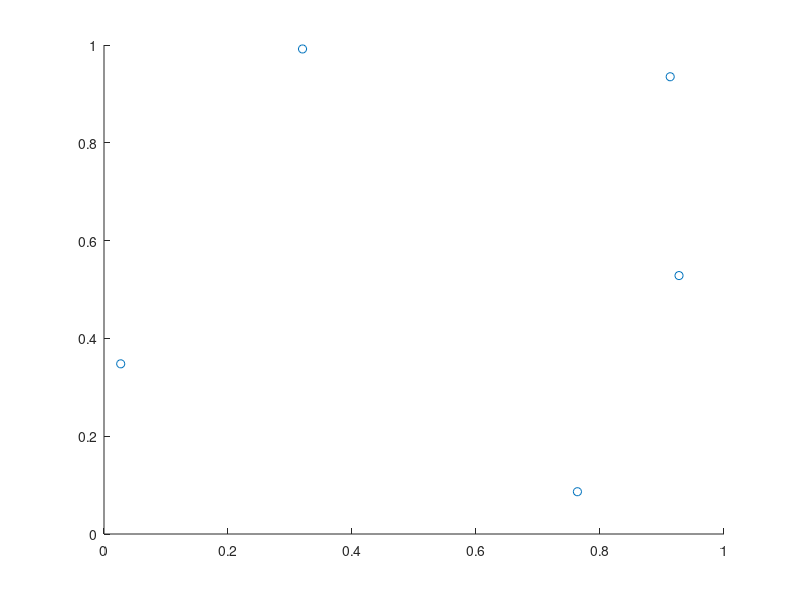

Write the MATLAB code that produced this figure.
function [] = main ()

    %process_dropbear_data();
    %return

    data = [0.91322074, 0.93506856;...
           0.02695392, 0.34799628;...
           0.32018781, 0.9919    ;...
           0.76357508, 0.08647722;...
           0.92744649, 0.52848275];
           
    ripser_output = [0.        , 0.4068346 ;...
           0.        , 0.47140506;...
           0.        , 0.59574986;...
           0.        , 0.7075296 ;...
           0.        ,        inf;...
           0.78166676, 0.91840202];
    
    scatter(data(:,1),data(:,2));

    [distance_matrix,boundary_matrix1,boundary_matrix2,h0,h1,h2] = tda (data,1e38);
    persistance = get_persistances(boundary_matrix1,boundary_matrix2,h0,h1,h2);

    % extract features
    %longest_distances1 = longest_persistance(distance_matrix,boundary_matrix1,h0,h1,1);
    %longest_distances2 = longest_persistance(distance_matrix,boundary_matrix2,h1,h2,1);

    % % decode the ripser results
    % decoded = cell(size(ripser_output));
    % for i=1:size(ripser_output,1)
    %     for j=1:size(all_h,1)
    %         if ripser_output(i,1)>0 && abs(ripser_output(i,1)-all_h{j})<1e-5
    %             decoded{i,1}=all_h{j,2};
    %         end
    %         if ripser_output(i,2)>0 && abs(ripser_output(i,2)-all_h{j})<1e-5
    %             decoded{i,2}=all_h{j,2};
    %         end
    %     end
    % end

end
%     n_points=6;
%     n_homologies = n_points + (n_points^2-n_points)/2 + ...
%                 (n_points^3-3*n_points^2+2*n_points)/6;
%     for i = 1:n_homologies
%         find_points_from_enumeration (i,n_points)
%     end
%     return;

function [persistance] = get_persistances(boundary_matrix1,boundary_matrix2,h0,h1,h2)
    persistance = [];

    for i=1:size(boundary_matrix1,2)
        ones = find(boundary_matrix1(:,i)==1);
        if ~isempty(ones)
            birth = 0;%ones(end);
            death = h1{i,1};
            persistance = [persistance;birth,death];
        end
    end

    for i=1:size(boundary_matrix2,2)
        ones = find(boundary_matrix2(:,i)==1);
        if ~isempty(ones)
            birth = h1{ones(end),1};
            death = h2{i,1};
            if birth ~= death
                persistance = [persistance;birth,death];
            end
        end
    end
end

function [] = process_dropbear_data ()
    % set up parameters
    n = 1; % number of longest persistances

    sample_rate = 25600/32;
    dim = 2;
    use_higher_sample_rate_for_inputs = 0;
    radius = 1e6;

    tda_window = .04; % in seconds
    delay = .25 / 17.7;
    cutoff = 150;

    sim_time = 0.4;

    % read and plot data
    [time_vibration,vibration_signal,...
            time_pin,pin_position,vibration_signal_samples,start_time,sample_rate] = read_data (sample_rate,dim,1,5.5,delay,cutoff);
    
    % extract a window for TDA
    number_of_samples_in_window = sample_rate * tda_window;
    
    % only compute TDA features for the first window
    % note this will eventually be a loop to compute all windows
    n_windows = (size(vibration_signal_samples,1)-number_of_samples_in_window+1);

    % overridden to perform a partial run
    n_windows = floor(sim_time * sample_rate);

    longest_distances = zeros(n_windows,n);
    for window_number = 1:n_windows
        %sample_range_in_window = (window_number-1)*number_of_samples_in_window+1:window_number*number_of_samples_in_window;
        sample_range_in_window = window_number:window_number+number_of_samples_in_window-1;
        window_data = vibration_signal_samples(sample_range_in_window,:);

        % perform TDA
        [distance_matrix,boundary_matrix1,boundary_matrix2,h0,h1,h2] = tda (window_data,radius);

        % extract features
        longest_distances1 = longest_persistance(distance_matrix,boundary_matrix1,h0,h1,1);
        longest_distances2 = longest_persistance(distance_matrix,boundary_matrix2,h1,h2,1);

        % assume longest persistance
        longest_distances(window_number,n) = max(longest_distances1,longest_distances2);
        

        % % merge
        % n1=1;
        % n2=1;
        % n=1;
        % while n1<=numel(longest_distances1) && n2<=numel(longest_distances2)
        %     if longest_distances1(n1) > longest_distances1(n2)
        %         longest_distances(window_number,n) = longest_distances1(n1);
        %         n1=n1+1;
        %     else
        %         longest_distances(window_number,n) = longest_distances1(n2);
        %         n2=n2+1;
        %     end
        %     n = n+1;
        % end
        % for i=n1:numel(longest_distances1)
        %     longest_distances(window_number,n) = longest_distances1(i);
        %     n=n+1;
        % end
        % for i=n2:numel(longest_distances1)
        %     longest_distances(window_number,n) = longest_distances2(i);
        %     n=n+1;
        % end

        %if mod(window_number,100)
            plot((1:window_number)./sample_rate+start_time,longest_distances(1:window_number),'m','Marker','None');
            hold on;
            drawnow;
        %end
    end

    xlabel('time (s)');
    ylabel('longest persistance');

    figure new;
    plot(time_pin(1:window_number),pin_position(1:window_number));
    xlabel('time(s)');
    ylabel('displacement (m)');

end

function longest_distances = longest_persistance(distance_matrix,boundary_matrix,h1,h2,n)

    longest_distances = zeros(1,n);
    
    for i=1:size(boundary_matrix,2)
        col = boundary_matrix(:,i);
        idx = find(col);
        start = 0;
        if ~isempty(idx)
            start=idx(end);
        end

         tmp=find(boundary_matrix(:,i));
        if ~isempty(tmp)
            % get enum ID of birth
            birth_idx = tmp(end);
            % get index in the distance table of death enum
            tmp=find(cell2mat(h2(:,3))==i);
            idx_in_distance_table = tmp(end);
            % lookup death time
            death_time = cell2mat(h2(idx_in_distance_table,1));

            % get index in the distance table of birth enum
            tmp=find(cell2mat(h1(:,3))==birth_idx);
            idx_in_distance_table = tmp(end);

            % lookup birth time
            birth_time = cell2mat(h1(idx_in_distance_table,1));

            persistance = death_time-birth_time;
        end

        for j=1:n
            if persistance > longest_distances(j)
                longest_distances = [longest_distances(1,1:j-1),persistance,longest_distances(1,j:n-1)];
                break;
            end
        end
    end

end

% find the death time of a given homology
% assume a time horizon of the largest distance
function [h0,h1,h2] = distance_matrix_to_list (dist_matrix)
    n = size(dist_matrix,1);
    n_pairs = (n^2-n)/2;
    n_triples = (n^3 - 3*n^2 + 2*n)/6;

    h = cell(n,3);
    h1 = cell(n_pairs,3);
    h2 = cell(n_triples,3);

    for i=1:n
        h0{i,1} = 0;
        h0{i,2} = i;
        h0{i,3} = i;
    end

    cnt=1;
    for i=1:n-1
        for j=i+1:n
            h1{cnt,1} = dist_matrix(i,j);
            h1{cnt,2} = [i,j];
            h1{cnt,3} = cnt;
            cnt=cnt+1;
        end
    end

    cnt=1;
    for i=1:n-2
        for j=i+1:n-1
            for k=j+1:n
                h2{cnt,1} = max([dist_matrix(i,j),dist_matrix(i,k),dist_matrix(j,k)]);
                h2{cnt,2} = [i,j,k];
                h2{cnt,3} = cnt;
                cnt=cnt+1;
            end
        end
    end

end

function [h0,h1,h2] = create_back_refs(h0,h1,h2)
    % back-reference to h1
    for i=1:size(h1,1)
        h1{i,4} = h1{i,2};
    end

    for i=1:size(h2,1)
        members=h2{i,2};
        back_refs=[0,0,0];
        cnt=1;
        for j=1:size(h1,1)
            subset=h1{j,2};
            if all(ismember(subset,members))
                back_refs(cnt)=j;
                cnt=cnt+1;
                if cnt==4
                    break;
                end
            end
        end
        h2{i,4} = back_refs;
    end
end

function [boundary_matrix] = generate_boundary (h1,h2)
    % allocate the boundary matrix
    boundary_matrix = zeros(size(h1,1),size(h2,1));

    for i=1:size(h2,1)
        for j=h2{i,4}
            boundary_matrix(j,i)=h2{i,1};
        end
    end

end

function boundary_matrix = reduce_boundary(boundary_matrix)
    
    %v3
    % boundary_matrix = boundary_matrix';
    % 
    % % reduce the boundary matrix
    % %for i=2:size(boundary_matrix,2) % for each column...
    % for i=size(boundary_matrix,2):-1:2 % for each column...
    %     changed=1;
    %     while changed
    %         changed = 0;
    % 
    %         one_locs_master = find(boundary_matrix(:,i)); % find the row of lowest 1
    %         if isempty(one_locs_master)
    %             break;
    %         else
    %             lowest_master = one_locs_master(end);
    %             % check columns to the left if there's a match
    %             for j=1:i-1
    %                 one_locs_slave = find(boundary_matrix(:,j));
    %                 if ~isempty(one_locs_slave)
    %                     lowest_slave = one_locs_slave(end);
    %                     if lowest_slave == i
    %                         boundary_matrix(:,i) = zeros(size(boundary_matrix,1),1);
    %                         break;
    %                     end
    %                     if lowest_master == lowest_slave % apply column transformation
    %                         boundary_matrix(:,i) = double(xor(boundary_matrix(:,j),boundary_matrix(:,i)));
    %                         changed=1;
    %                         break;
    %                     end
    %                 end
    %             end
    %         end
    %     end
    % end
    % 
    % boundary_matrix = boundary_matrix';
    % return
    
    %v2
    % reduce the boundary matrix
    for i=2:size(boundary_matrix,2) % for each column...
        changed=1;
        while changed
            changed = 0;

            one_locs_master = find(boundary_matrix(:,i)); % find the row of lowest 1
            if isempty(one_locs_master)
                break;
            else
                lowest_master = one_locs_master(end);
                % check columns to the left if there's a match
                for j=1:i-1
                    one_locs_slave = find(boundary_matrix(:,j));
                    if ~isempty(one_locs_slave)
                        lowest_slave = one_locs_slave(end);
                        % TODO: find out why the code below that implements
                        % the clearing optimization causes an error in the
                        % output (i.e. different output than when not used)
                        % if lowest_slave == i
                        %     boundary_matrix(:,i) = zeros(size(boundary_matrix,1),1);
                        %     break;
                        % end
                        if lowest_master == lowest_slave % apply column transformation
                            %boundary_matrix(:,i) = double(xor(boundary_matrix(:,j),boundary_matrix(:,i)));
                            lambda = boundary_matrix(lowest_master,i)/boundary_matrix(lowest_slave,j);
                            boundary_matrix(:,i) = boundary_matrix(:,i) - lambda * boundary_matrix(:,j);
                            changed=1;
                            break;
                        end
                    end
                end
            end
        end
    end
    
end

% return boundary matrix and distance matrix for input data
function [distance_matrix,...
    boundary_matrix1_reduced,...
    boundary_matrix2_reduced,...
    h0,h1,h2] = tda (window_data,radius)

    % fill in distance matrix
    distance_matrix = zeros(size(window_data,1),size(window_data,1));
    for i=1:size(window_data,1)
        for j=1:size(window_data,1)
            distance_matrix(i,j) = norm(window_data(i,:)-window_data(j,:));
        end
    end
    
    boundary_list = {};
    
    % real method???
    % find the earliest birth of H-1's
    % mark all vertices as unused
    [h0,h1,h2] = distance_matrix_to_list (distance_matrix);
    h1 = sortrows(h1,1);
    h2 = sortrows(h2,1);

    [h0,h1,h2]=create_back_refs(h0,h1,h2);

    n_h0 = size(distance_matrix,1);

    n_h1 = size(h1,1);
    n_h2 = size(h2,1);

    boundary_matrix1 = generate_boundary (h0,h1);
    boundary_matrix2 = generate_boundary (h1,h2);
    
    boundary_matrix1_reduced = reduce_boundary (boundary_matrix1);
    boundary_matrix2_reduced = reduce_boundary (boundary_matrix2);

end

% read and preprocess data
function [time_vibration,vibration_signal,...
    time_pin,pin_position,sample_rate] = read_and_clean_dataset(filename,...
                                                    sample_rate,...
                                                    use_higher_sample_rate_for_inputs)
    % read data and compute sample rates
    data = jsondecode(fileread(filename));
    
    if sample_rate==0
        sample_rate = data.accelerometer_sample_rate;
    end

    % native sample rates computed here
    %vibration_sample_rate = numel(data.acceleration_data) / (data.time_acceleration_data(end) - data.time_acceleration_data(1));
    %pin_sample_rate = numel(data.measured_pin_location) / (data.measured_pin_location_tt(end) - data.measured_pin_location_tt(1));
    
    % remove nans in pin position
    for i = find(isnan(data.measured_pin_location))
        data.measured_pin_location(i) = (data.measured_pin_location(i+1) + data.measured_pin_location(i-1))/2;
    end
    
    % determine overlapping time span for both signals
    latest_start_time = max([data.time_acceleration_data(1) data.measured_pin_location_tt(1)]);
    earliest_end_time = min([data.time_acceleration_data(end) data.measured_pin_location_tt(end)]);
    
    % trim signals
    clip_start = find(data.time_acceleration_data>=latest_start_time);
    clip_end = find(data.time_acceleration_data>=earliest_end_time);
    data.time_acceleration_data = data.time_acceleration_data(clip_start(1):clip_end(1));
    data.acceleration_data = data.acceleration_data(clip_start(1):clip_end(1));
    
    clip_start = find(data.measured_pin_location_tt>=latest_start_time);
    clip_end = find(data.measured_pin_location_tt>=earliest_end_time);
    data.measured_pin_location_tt = data.measured_pin_location_tt(clip_start(1):clip_end(1));
    data.measured_pin_location = data.measured_pin_location(clip_start(1):clip_end(1));
    
    % create new time axes
    if use_higher_sample_rate_for_inputs
        sample_rate_vib = sample_rate*number_of_sequence_inputs;
    else
        sample_rate_vib = sample_rate;
    end

    time_vibration = [data.time_acceleration_data(1):...
                        1/sample_rate_vib:...
                        data.time_acceleration_data(end)];
    
    time_pin = [data.measured_pin_location_tt(1):...
                        1/sample_rate:...
                        data.measured_pin_location_tt(end)];
    
    % interpolate signals (if needed)
    vibration_signal = interp1(data.time_acceleration_data,data.acceleration_data,time_vibration);
    pin_position = interp1(data.measured_pin_location_tt,data.measured_pin_location,time_vibration);

end

% read dataset
function [time_vibration,vibration_signal,...
        time_pin,pin_position,vibration_signal_samples,start_time,sample_rate] = read_data (sample_rate,dim,plotit,plottime,delay,cutoff)

    % read the input data
    [time_vibration,vibration_signal,...
        time_pin,pin_position,sample_rate] = read_and_clean_dataset('data_6_with_FFT.json', ...
                                                        sample_rate,...
                                                        0);
    
    % apply FLP
    if cutoff ~= 0
        vibration_signal = lowpass(vibration_signal,cutoff,sample_rate);
    end

    % TODO: normalize data and apply LPF and allow for no subsampling
    % and allow for window stride
    
    if delay ~= 0
        sample_rate = numel(time_pin)/(time_pin(end) - time_pin(1));
        stride = floor(sample_rate * delay);
    else
        stride = 1;
    end

    % convert input data into moving window datapoints
    vibration_signal_samples = zeros(size(vibration_signal,2)-1,dim);
    for i=1:size(vibration_signal_samples,1)-stride*dim-1
        vibration_signal_samples(i,:) = vibration_signal(i:stride:i+stride*dim-1);
    end
    
    pts = find(time_vibration>plottime);
    pts = pts(1);

    if plotit
        % plot for sanity check
        figure;
        hold on;
        title('training data');
        plot(time_vibration(1:pts),vibration_signal(1:pts),'g');
        yyaxis right
        plot(time_pin(1:pts),pin_position(1:pts),'r');
        title('training data');
        %legend({"vibration","pin position"});
        xlabel('time (s)');
        %hold off;
        drawnow;
        yyaxis left
    end

    start_time = time_vibration(1);
end
